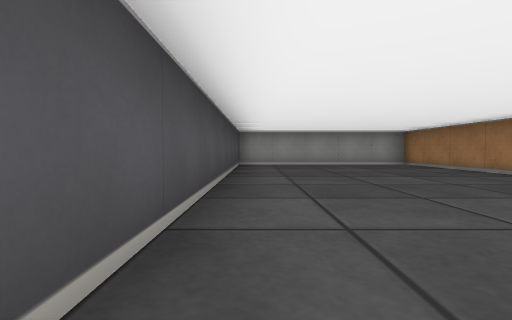
View 1 (above)

22 first-person views from a walk through a cub3D ray-caster map. The camera is about half as high as the walls, tilts 2° down and sees 85° across. The floor is counted in squares. Each view is taken from the middle of a square. On the plan, view 1 faces up. The plan holds only what a view shows up to about 9 squares ahead; the rest is blank.

View 2
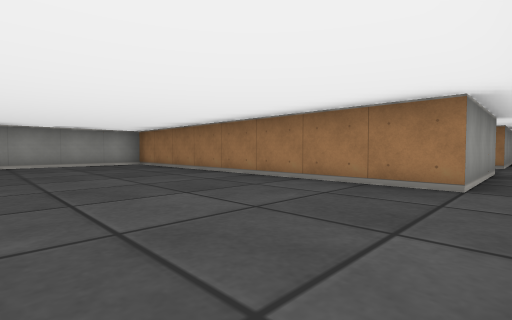

View 3
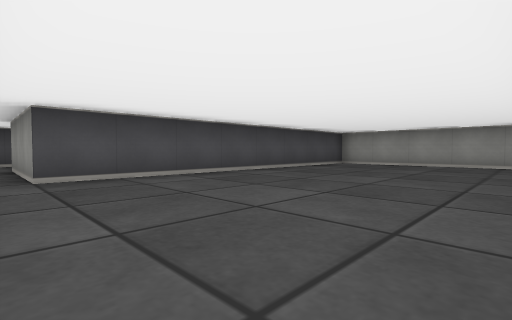

View 4
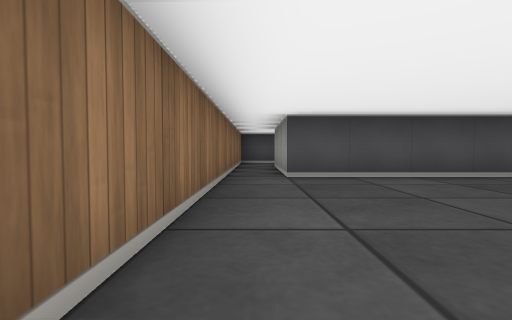

View 5
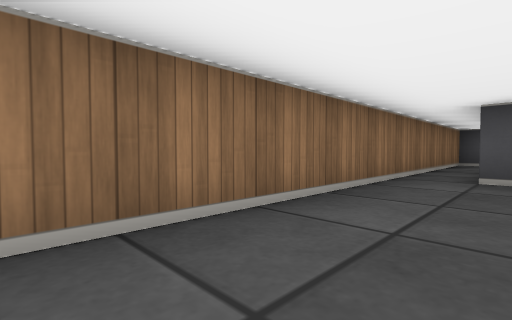

View 6
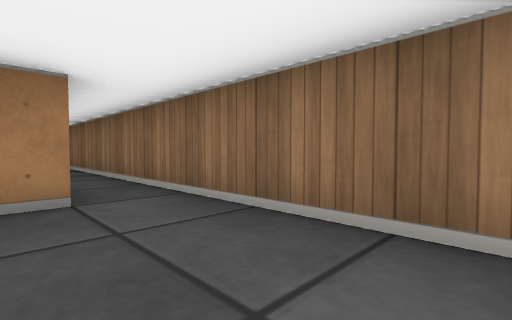

View 7
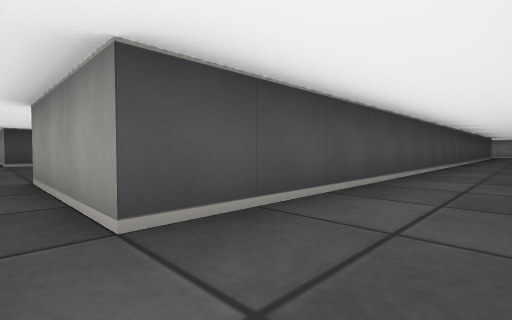

View 8
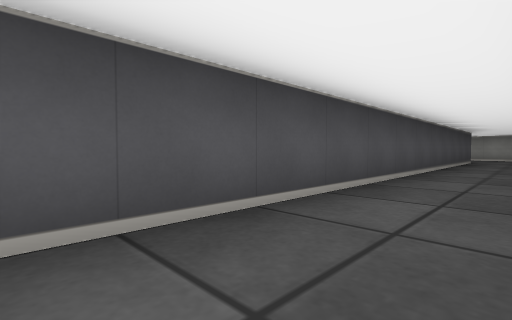

View 9
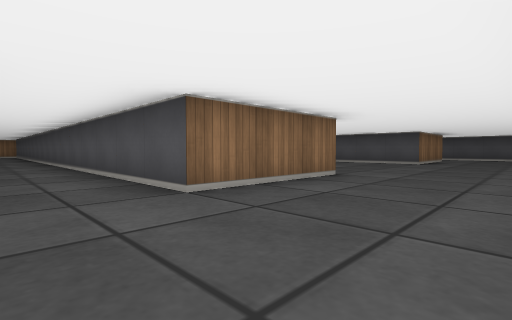

View 10
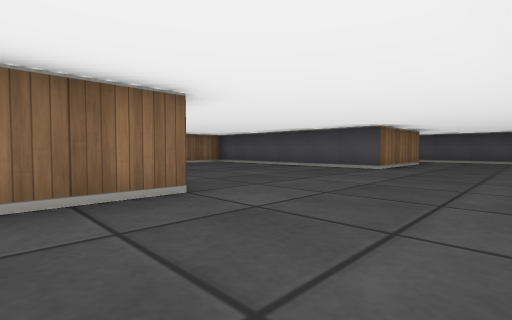

View 11
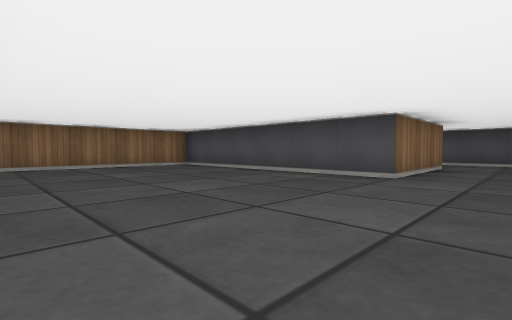

View 12
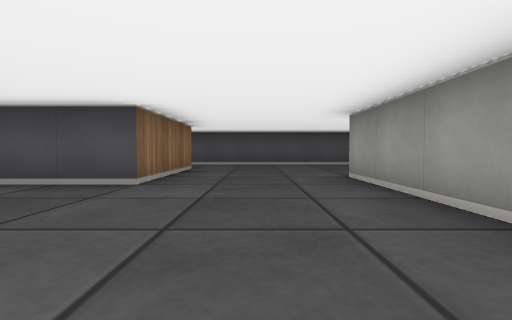

View 13
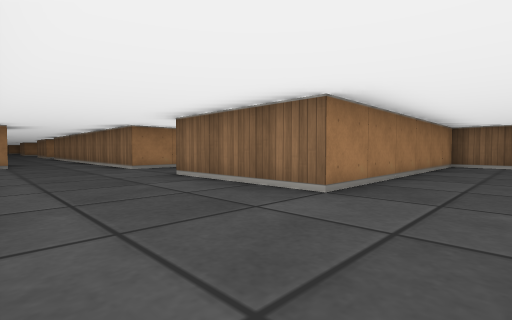

View 14
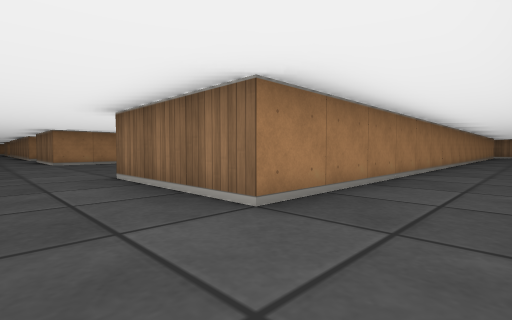

View 15
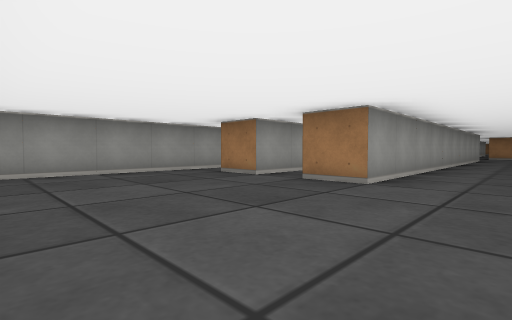

View 16
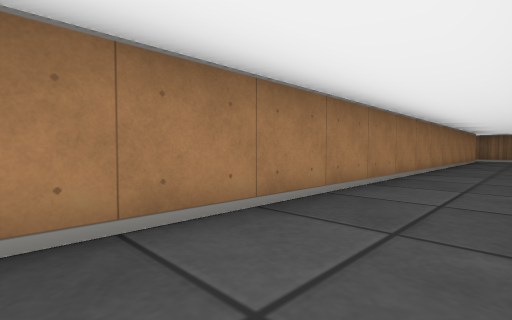

View 17
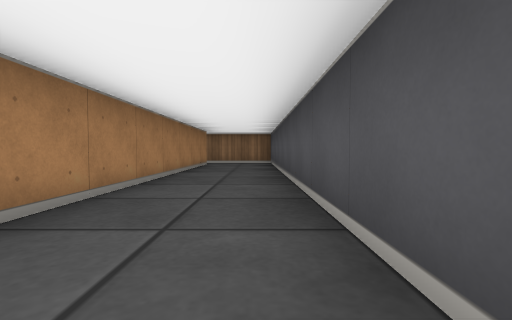

View 18
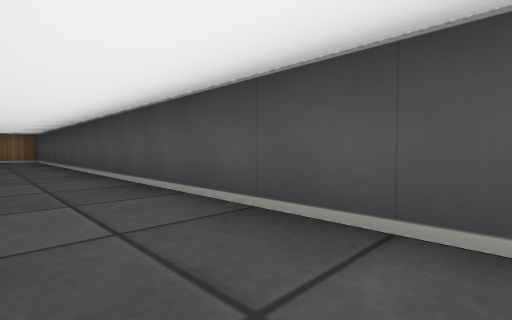

View 19
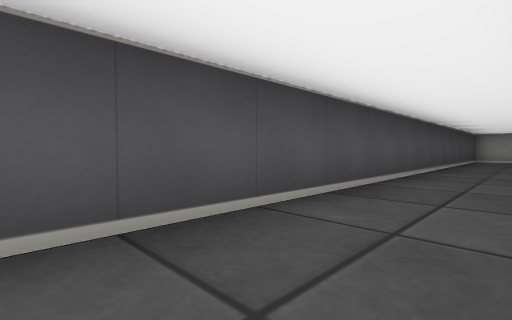

View 20
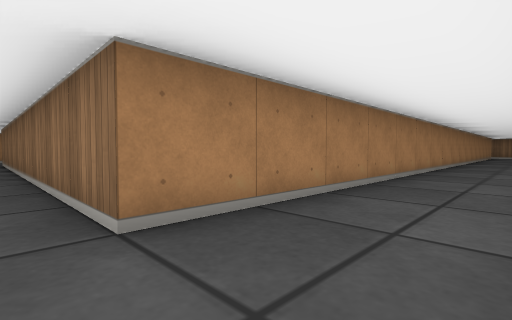

View 21
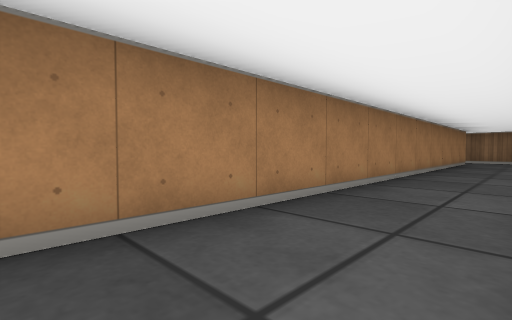

View 22
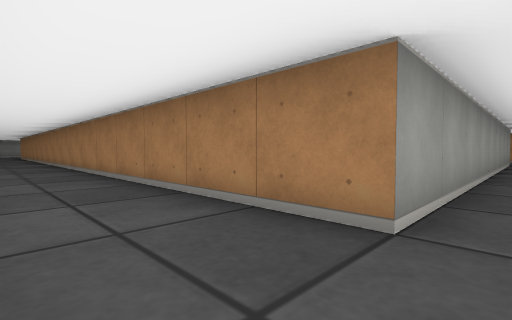

### Floor plan
Ten units are one square. View 1 is at (0, 0); x grows to the right and y downward. Boxes are objects, and circles mark ways between rooms. Rooms are numbered by the first view taken in them; rooms with no view inside come last. Other rooms are left out.
<svg viewBox="-60 -250 250 260">
<path fill="none" stroke="#000" d="M-5 5 75 5M75 -5 45 -5 45 -85 -5 -85 -5 -5M62 -205 -15 -205 -15 -215M0 -225 -15 -225 -15 -235M-6 -245 -49 -245M-55 -232 -55 5 -5 5M-5 -5 -35 -5 -35 -175 -5 -175 -5 -115 45 -115 45 -175 75 -175 75 -5M75 5 95 5M185 -5 95 -5 95 -175 115 -175"/>
<circle cx="-10" cy="0" r="3" fill="#2a7"/>
<circle cx="80" cy="0" r="3" fill="#2a7"/>
<text x="20" y="-40">1</text>
<text x="20" y="-140">2</text>
</svg>
Room 1 opens to room 2.

Where each view was taken, in squares from view 1:
view 1: 0 up, 0 right, facing up
view 2: 0 up, 1 right, facing up-right
view 3: 0 up, 4 right, facing up-left
view 4: 0 up, 4 right, facing left
view 5: 1 up, 4 right, facing down-left
view 6: 1 up, 2 right, facing down-right
view 7: 0 up, 9 right, facing up-left
view 8: 6 up, 9 right, facing up-left
view 9: 20 up, 9 right, facing down-left
view 10: 20 up, 6 right, facing down-left
view 11: 19 up, 4 right, facing down-left
view 12: 19 up, 3 right, facing left
view 13: 20 up, 3 right, facing down-right
view 14: 19 up, 5 left, facing down-right
view 15: 19 up, 5 left, facing up-right
view 16: 13 up, 5 left, facing down-right
view 17: 9 up, 5 left, facing down
view 18: 12 up, 4 left, facing down-left
view 19: 12 up, 4 left, facing up-left
view 20: 18 up, 8 right, facing down-right
view 21: 11 up, 8 right, facing down-right
view 22: 0 up, 8 right, facing up-right
